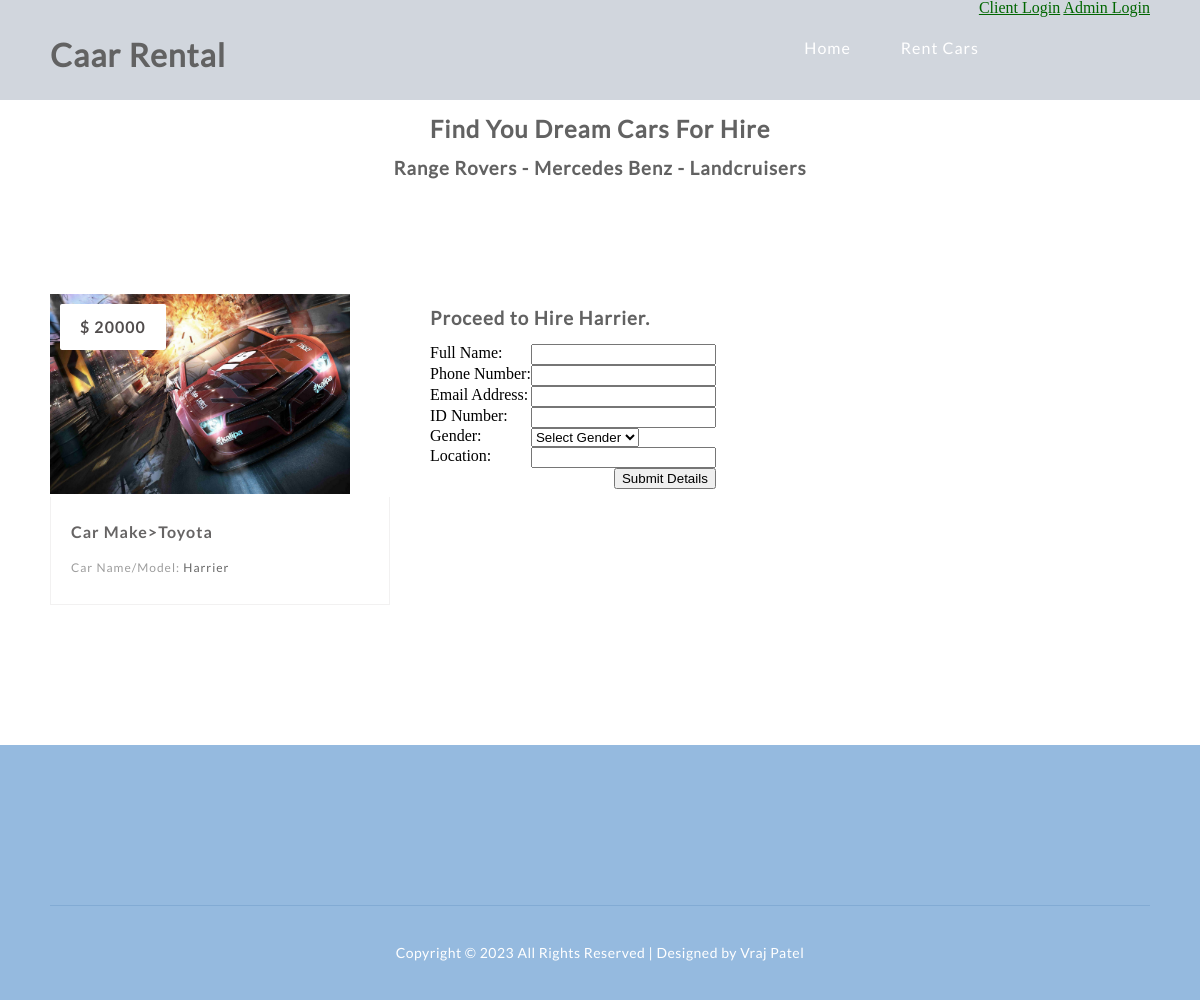
The app's page /book_car.php?id=3 with its own data.
### tables this page shows
CREATE TABLE IF NOT EXISTS `cars` (
  `car_id` int(11) NOT NULL AUTO_INCREMENT,
  `car_name` varchar(255) NOT NULL,
  `car_type` varchar(255) NOT NULL,
  `image` text NOT NULL,
  `hire_cost` int(11) NOT NULL,
  `capacity` int(11) NOT NULL,
  `status` varchar(255) NOT NULL,
  PRIMARY KEY (`car_id`)
);

### book_car.php (the view, shortened to what this page needs)
<!DOCTYPE html>
<html lang="en">
<head>
	<link rel="stylesheet" type="text/css" href="css/reset.css">
	<link rel="stylesheet" type="text/css" href="css/responsive.css">
</head>
<body>
	<section class="">
		<?php
			include 'header.php';
		?>
			<section class="caption">
				<h2 class="caption" style="text-align: center">Find You Dream Cars For Hire</h2>
				<h3 class="properties" style="text-align: center">Range Rovers - Mercedes Benz - Landcruisers</h3>
			</section>
	</section>
	<section class="listings">
		<div class="wrapper">
			<ul class="properties_list">
			<?php
						include 'includes/config.php';
						$sel = "SELECT * FROM cars WHERE car_id = '$_GET[id]'";
						$rs = $conn->query($sel);
						$rws = $rs->fetch_assoc();
			?>
				<li>
					<a href="book_car.php?id=<?php echo $rws['car_id'] ?>">
						<img class="thumb" src="cars/<?php echo $rws['image'];?>" width="300" height="200">
					</a>
					<span class="price"><?php echo '$ '.$rws['hire_cost'];?></span>
					<div class="property_details">
						<h1>
							<a href="book_car.php?id=<?php echo $rws['car_id'] ?>"><?php echo 'Car Make>'.$rws['car_type'];?></a>
						</h1>
						<h2>Car Name/Model: <span class="property_size"><?php echo $rws['car_name'];?></span></h2>
					</div>
				</li>
				<h3>Proceed to Hire <?php echo $rws['car_name'];?>. </h3>
				<?php
					if(!$_SESSION['email'] && (!$_SESSION['pass'])){
				?>
				<form method="post">
					<table>
						<tr>
							<td>Full Name:</td>
							<td><input type="text" name="fname" required></td>
						</tr>
						<tr>
							<td>Phone Number:</td>
							<td><input type="text" name="phone" required></td>
						</tr>
						<tr>
							<td>Email Address:</td>
							<td><input type="email" name="email" required></td>
						</tr>
						<tr>
							<td>ID Number:</td>
							<td><input type="text" name="id_no" required></td>
						</tr>
						<tr>
							<td>Gender:</td>
							<td>
								<select name="gender">
									<option> Select Gender </option>
								</select>
							</td>
						</tr>
						<tr>
							<td>Location:</td>
							<td><input type="text" name="location" required></td>
						</tr>
						<tr>
							<td colspan="2" style="text-align:right"><input type="submit" name="save" value="Submit Details"></td>
						</tr>
					</table>
				</form>
				<?php
					} else
						{
							?>
								<a href="pay.php">Click to Book</a>
							<?php
						}
				?>
			</ul>
		</div>
	</section>
	<footer>
		<div class="copyrights wrapper">
			Copyright &copy; <?php echo date("Y")?> All Rights Reserved | Designed by Vraj Patel
		</div>
	</footer>
</body>
</html>

### css/responsive.css (style rules this page uses)
body { background: #fff; }
.wrapper { max-width: 1100px; margin: 0 auto; position: relative; }
h1, h2, h3, h4, h5 ,h6 { color: #626262; font-family: "lato-regular", Helvetica, Arial, sans-serif; letter-spacing: 1px; }
h1 { font-size: 2em; margin: .67em 0 }
h2 { font-size: 1.5em; margin: .75em 0 }
h3 { font-size: 1.17em; margin: .83em 0 }
h1, h2, h3, h4, h5, h6 { font-weight: bolder }
.listings { padding: 100px 0; }
.listings ul.properties_list { list-style: none; overflow: hidden; }
.listings ul.properties_list li { display: block; width: 30.90909090909091%; height: auto; position: relative; float: left; margin: 0 3.636363636363636% 3.636363636363636% 0; }
.listings ul.properties_list li .price { position: absolute; top: 10px; left: 10px; padding: 15px 20px; background: #ffffff; color: #514d4d; font-family: "lato-bold", Helvetica, Arial, sans-serif; font-size: 16px; font-weight: bold; letter-spacing: 1px; border-radius: 2px; -webkit-border-radius: 2px; -moz-border-radius: 2px; -o-border-radius: 2px; }
.listings ul li .property_details { width: 87.64705882352941%; padding: 2.941176470588235% 5.882352941176471% 4.117647058823529% 5.882352941176471%; border-bottom: 1px solid #f2f1f1; border-left: 1px solid #f2f1f1; border-right: 1px solid #f2f1f1; transition: all .2s linear; -webkit-transition: all .2s linear; -moz-transition: all .2s linear; -o-transition: all .2s linear; }
.listings ul li .property_details h1 { color: #666464; font-family: "lato-bold", Helvetica, Arial, sans-serif; font-size: 16px!important; font-weight: bold; margin-bottom: 5px; line-height: 28px; }
.listings ul li .property_details h1 a { text-decoration: none; color: #666464; }
.listings ul li .property_details h2 { color: #9d9d9d; font-family: "lato-regular", Helvetica, Arial, sans-serif; font-size: 12px; line-height: 26px; font-weight: normal; }
.listings ul li .property_details .property_size { color: #676767; }
footer { padding-top: 100px; background: #95badf; }
footer .copyrights { display: block; text-align: center; padding: 40px 0; margin-top: 60px; color: #fff; font-family: "lato-regular", Helvetica, Arial, sans-serif; font-size: 14px; letter-spacing: .5px; border-top: 1px solid #82abd4; }

### records on screen
cars: image (picture), hire_cost "20000", car_type "Toyota", car_name "Harrier"
